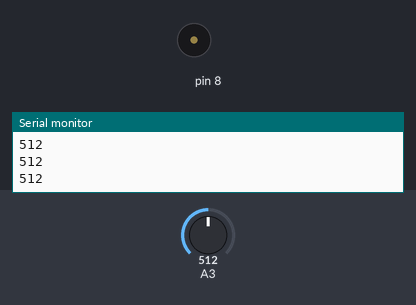
Recording of a sketch running on a simulated Arduino Uno, built with avr-gcc and run on an emulated ATmega328P. On the bench: buzzer (waves = sounding), the last lines printed to the serial monitor. The test bench sets the inputs (shaded band); at power-on: A3 = 512.

Above: at 1.2 s.
1.3 s: A3 set to 786
2.8 s: A3 set to 814
At 3.2 s:
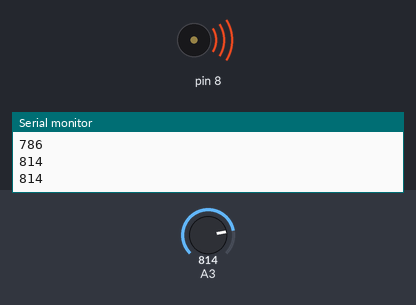
5.8 s: A3 set to 790
At 5.8 s:
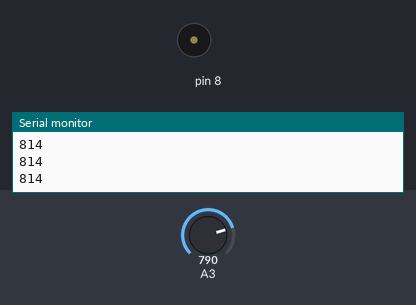
7.3 s: A3 set to 810
At 7.71 s:
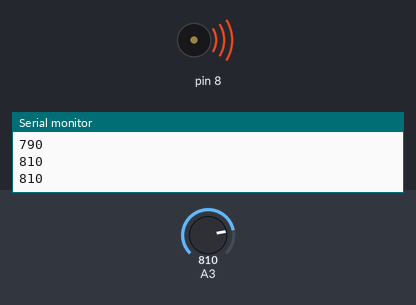
Timing chart, 0 to 11.3 s (numbered marks = the images above; inputs shaded):
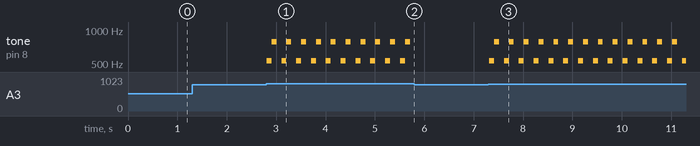

Measured:
- the behaviour switches between 800 and 801 on A3 (found by bisection; images 0 and 1)
- after the input at 2.8 s, tone on pin 8: silent → 532 Hz at once, then repeats every 0.30 s: 784 Hz 0.10 s, silent 0.10 s, 532 Hz 0.10 s
- after the input at 5.8 s, tone on pin 8: stops changing and stays silent
- after the input at 7.3 s, tone on pin 8: silent → 532 Hz at once, then repeats every 0.30 s: 784 Hz 0.10 s, silent 0.10 s, 532 Hz 0.10 s

The sketch:

week10_4_arduino_serial_Monitor_joystick_Serial_println.ino
```cpp
// week10_4_arduino_serial_Monitor_joystick_Serial_println
void setup() {
  Serial.begin(9600);
  pinMode(2, INPUT_PULLUP);
  pinMode(8, OUTPUT);
}

void loop() {
  delay(100);
  int now = analogRead(A3);
  Serial.println(now);
  if(now > 800){
    tone(8, 532, 100);
    delay(100);
    tone(8, 784, 100);
    delay(100);
  }else if( now < 200){
    tone(8, 784, 100);
    delay(100);
    tone(8, 532, 100);
    delay(100);
  }
}
```
